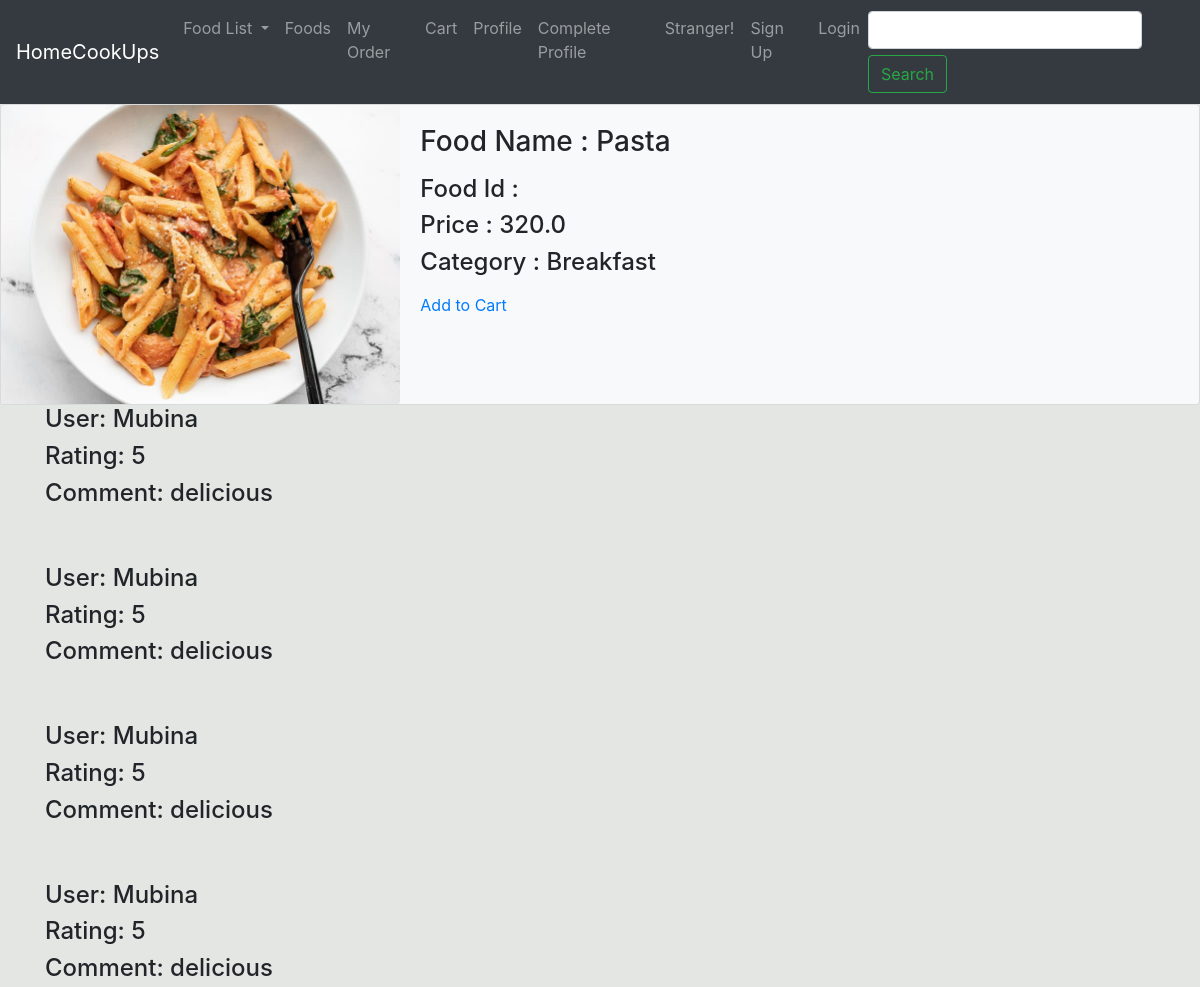
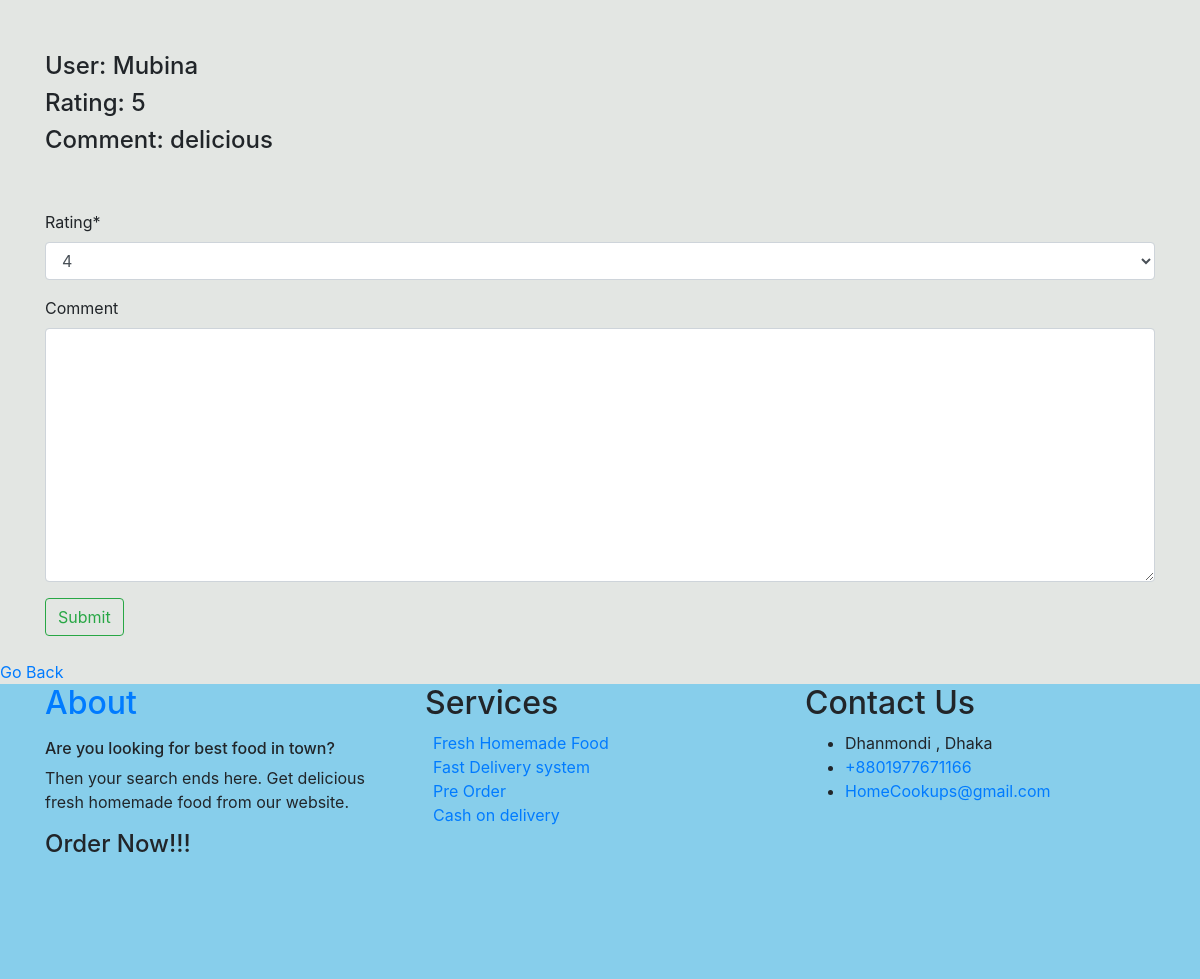
/Food/3, run on the app's committed database (2 pictures, top to bottom).
### FoodManagement/models.py (models this page shows, shortened)
class Food(models.Model):
    Food_Name = models.CharField(max_length=200)
    Food_Price = models.FloatField(max_length=200)
    Food_Category = models.CharField(max_length=50)
    Food_Image = models.ImageField(upload_to='Foods/images/',blank=True, default="images/default.jpg")
    merchant = models.ForeignKey(Merchant,on_delete=models.SET_NULL,null=True)
    user = models.ForeignKey(User, on_delete=models.SET_NULL, null=True, blank=True)
    reviews = models.ManyToManyField(Review)

class Review(models.Model):
    RATING_OPTIONS = (
        ('1', '1'),
        ('2', '2'),
        ('3', '3'),
        ('4', '4'),
        ('5', '5')
    )
    rating = models.CharField(max_length=10, choices = RATING_OPTIONS, default='4')
    comment = models.TextField(blank=True, null=True)
    user = models.ForeignKey(User, on_delete=models.CASCADE, null=True, blank=True)

### FoodManagement/views.py (the view, shortened to what this page needs)
# urls.py: path('Food/<int:Food_id>', food_views.showDetails, name='Food_Details'),
def showDetails(request, Food_id):
    searched_food = get_object_or_404(Food, id=Food_id)
    form = ReviewForm()
    context = {
        'search': searched_food,
        'form': form
    }
    return render(request, 'FoodManagement/detail_product_view.html', context)

### FoodManagement/forms.py
class ReviewForm(forms.ModelForm):
    class Meta:
        model = Review
        fields = ('rating', 'comment')

### templates/FoodManagement/detail_product_view.html (shortened to what this page needs)
{% extends 'customer_base.html' %}
{% load crispy_forms_tags %}
{% block content  %}
        <div class="card bg-light mb-2`" >
          <div class="row no-gutters">
            <div class="col-md-4">
              <img src="{{ search.Food_Image.url }}" class="card-img"  alt="...">
            </div>
            <div class="col-md-8">
              <div class="card-body">
                <h3 class="card-title">Food Name : {{ search.Food_Name }}</h3>
                <p class="card-text">
                    <h4> Food Id : {{ search.Food_id }}</h4>
                  <h4> Price : {{ search.Food_Price}}</h4>
                  <h4>Category : {{ search.Food_Category }} </h4>
                </p>
                  <a href="{% url 'update-cart' search.id  %}" >Add to Cart</a>
              </div>
            </div>
          </div>
        </div>
    <div class="container">
        {% for review in search.reviews.all %}
            <h4>User: {{ review.user.username }}</h4>
            <h4>Rating: {{ review.rating }}</h4>
            <h4>Comment: {{ review.comment }}</h4><br><br>
        {% endfor %}
    </div>
    <div class="container">
        <form method="POST">
            {{ form | crispy }}
          <button type="submit" class="btn btn-outline-success">Submit</button>
        </form>
    </div>
{% endblock content %}

### templates/customer_base.html (style rules this page uses)
body { background-color: #E3E6E3 ; }

### data on the page
Food: Food_Image (picture), Food_Name "Pasta", Food_Price "320.0", Food_Category "Breakfast"
Review: user.username "Mubina", rating "5", comment "delicious"
Review: user.username "Mubina", rating "5", comment "delicious"
Review: user.username "Mubina", rating "5", comment "delicious"
Review: user.username "Mubina", rating "5", comment "delicious"
Review: user.username "Mubina", rating "5", comment "delicious"
